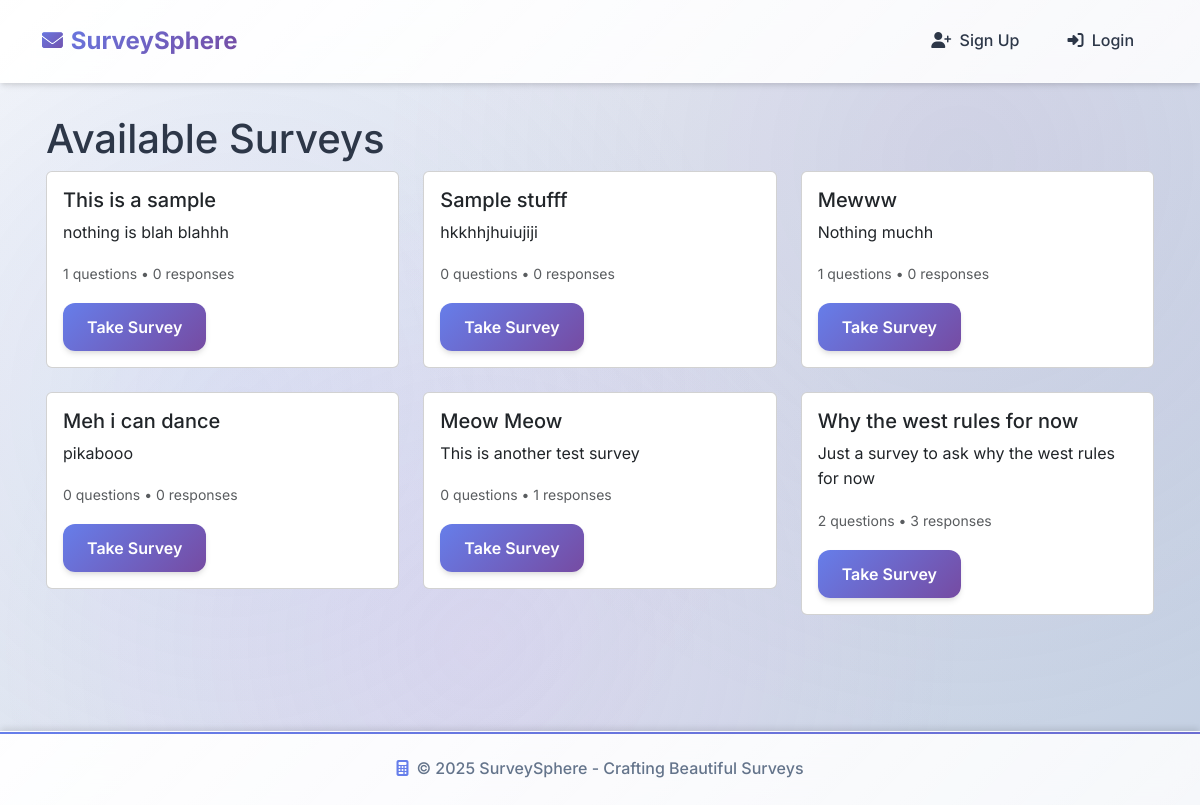
Screenshot of /surveys/ with the database file from the repository.
### surveys/models.py (models this page shows, shortened)
class Survey(models.Model):
    title = models.CharField(max_length=200)
    description = models.TextField(blank=True)
    created_at = models.DateTimeField(auto_now_add=True)
    updated_at = models.DateTimeField(auto_now=True)
    is_active = models.BooleanField(default=True)
    created_by = models.ForeignKey(CustomUser, on_delete=models.CASCADE, related_name="surveys")
    class Meta:
        ordering = ['-created_at']
        verbose_name = "Survey"
        verbose_name_plural = "Surveys"
    @property
    def response_count(self):
        return self.responses.count()

### surveys/views.py (the view)
# urls.py: path("", views.survey_list, name="survey_list"),
def survey_list(request):
    surveys = Survey.objects.all()
    return render(request, 'surveys/survey_list.html', {'surveys': surveys})

### surveys/templates/surveys/survey_list.html (shortened to what this page needs)
{% extends 'surveys/base.html' %}
{% block content %}
<div class="row">
    <div class="col-md-12">
        <h1>Available Surveys</h1>
        {% if surveys %}
            <div class="row">
                {% for survey in surveys %}
                <div class="col-md-6 col-lg-4 mb-4">
                    <div class="card">
                        <div class="card-body">
                            <h5 class="card-title">{{ survey.title }}</h5>
                            <p class="card-text">{{ survey.description|truncatewords:20 }}</p>
                            <p class="card-text">
                                <small class="text-muted">
                                    {{ survey.questions.count }} questions •
                                    {{ survey.response_count }} responses
                                </small>
                            </p>
                            <a href="{% url 'surveys:survey_detail' survey.id %}" class="btn btn-primary">Take Survey</a>
                        </div>
                    </div>
                </div>
                {% endfor %}
            </div>
        {% else %}
            <div class="alert alert-info">
                <h4>No surveys available</h4>
                <p>There are currently no active surveys to take.</p>
            </div>
        {% endif %}
    </div>
</div>
{% endblock %}

### surveys/templates/surveys/base.html (style rules this page uses)
:root { --primary-gradient: linear-gradient(135deg, #667eea 0%, #764ba2 100%); --secondary-gradient: linear-gradient(135deg, #f093fb 0%, #f5576c 100%); --success-gradient: linear-gradient(135deg, #56ab2f 0%, #a8e6cf 100%); --glass-bg: linear-gradient(135deg, rgba(255, 255, 255, 0.95), rgba(255, 255, 255, 0.85)); --text-primary: #2d3748; --text-secondary: #64748b; --border-radius: 12px; --border-radius-lg: 20px; --shadow-light: 0 4px 6px -1px rgba(0, 0, 0, 0.1), 0 2px 4px -1px rgba(0, 0, 0, 0.06); --shadow-medium: 0 10px 15px -3px rgba(0, 0, 0, 0.1), 0 4px 6px -2px rgba(0, 0, 0, 0.05); --shadow-strong: 0 20px 25px -5px rgba(0, 0, 0, 0.1), 0 10px 10px -5px rgba(0, 0, 0, 0.04); }
* { margin: 0; padding: 0; box-sizing: border-box; }
body { font-family: 'Inter', -apple-system, BlinkMacSystemFont, 'Segoe UI', Roboto, sans-serif; line-height: 1.6; color: var(--text-primary); background: linear-gradient(135deg, #f5f7fa 0%, #c3cfe2 100%); min-height: 100vh; position: relative; }
body::before { content: ''; position: fixed; top: 0; left: 0; width: 100%; height: 100%; background: radial-gradient(circle at 20% 50%, rgba(102, 126, 234, 0.1) 0%, transparent 50%), radial-gradient(circle at 80% 20%, rgba(118, 75, 162, 0.1) 0%, transparent 50%), radial-gradient(circle at 40% 80%, rgba(240, 147, 251, 0.1) 0%, transparent 50%); pointer-events: none; z-index: -1; }
.btn-primary { background: var(--primary-gradient) !important; border: none !important; font-weight: 600 !important; padding: 0.75rem 1.5rem !important; border-radius: var(--border-radius) !important; box-shadow: var(--shadow-light) !important; transition: all 0.3s ease !important; }

### rows the page displays
Survey: title "This is a sample", description "nothing is blah blahhh", questions.count "1", response_count "0"
Survey: title "Sample stufff", description "hkkhhjhuiujiji", questions.count "0", response_count "0"
Survey: title "Mewww", description "Nothing muchh", questions.count "1", response_count "0"
Survey: title "Meh i can dance", description "pikabooo", questions.count "0", response_count "0"
Survey: title "Meow Meow", description "This is another test survey", questions.count "0", response_count "1"
Survey: title "Why the west rules for now", description "Just a survey to ask why the west rules for now", questions.count "2", response_count "3"
